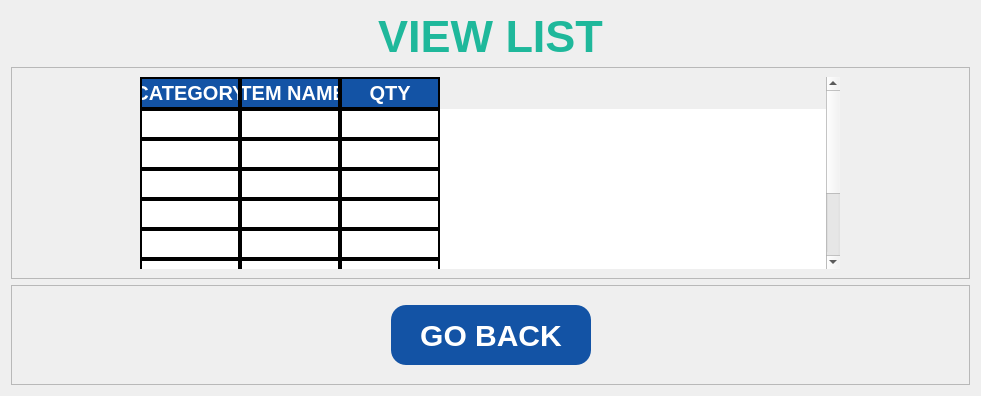
     <widget class="QWidget" name="page_6">
      <layout class="QVBoxLayout" name="verticalLayout_10">
       <item>
        <widget class="QLabel" name="label_11">
         <property name="minimumSize">
          <size>
           <width>0</width>
           <height>50</height>
          </size>
         </property>
         <property name="maximumSize">
          <size>
           <width>16777215</width>
           <height>50</height>
          </size>
         </property>
         <property name="styleSheet">
          <string notr="true">font-family: Segoe UI;
font-weight: bold;
color: #1FB89B;
font-size: 45px;
border-color: white;</string>
         </property>
         <property name="text">
          <string>VIEW LIST</string>
         </property>
         <property name="alignment">
          <set>Qt::AlignCenter</set>
         </property>
        </widget>
       </item>
       <item>
        <widget class="QFrame" name="frame_16">
         <property name="frameShape">
          <enum>QFrame::StyledPanel</enum>
         </property>
         <property name="frameShadow">
          <enum>QFrame::Raised</enum>
         </property>
         <layout class="QHBoxLayout" name="horizontalLayout_11">
          <item>
           <widget class="QTableWidget" name="check_list_table">
            <property name="minimumSize">
             <size>
              <width>0</width>
              <height>0</height>
             </size>
            </property>
            <property name="maximumSize">
             <size>
              <width>700</width>
              <height>16777215</height>
             </size>
            </property>
            <property name="focusPolicy">
             <enum>Qt::NoFocus</enum>
            </property>
            <property name="styleSheet">
             <string notr="true">QTableWidget{
background-color: white;
gridline-color: black;
font-family: Segoe UI;
font-weight: bold;
color: black;
font-size: 20px;

	
}
QTableView::item {
border: 2px solid black;
}
QHeaderView::section{
background-color: #1353A5;
border: 2px solid black;
font: bold 20px Arial, serif;
color: rgb(255, 255, 255);
}
</string>
            </property>
            <property name="frameShape">
             <enum>QFrame::NoFrame</enum>
            </property>
            <property name="frameShadow">
             <enum>QFrame::Sunken</enum>
            </property>
            <property name="horizontalScrollBarPolicy">
             <enum>Qt::ScrollBarAlwaysOff</enum>
            </property>
            <property name="editTriggers">
             <set>QAbstractItemView::NoEditTriggers</set>
            </property>
            <property name="showGrid">
             <bool>false</bool>
            </property>
            <property name="gridStyle">
             <enum>Qt::SolidLine</enum>
            </property>
            <property name="wordWrap">
             <bool>true</bool>
            </property>
            <property name="cornerButtonEnabled">
             <bool>true</bool>
            </property>
            <attribute name="verticalHeaderVisible">
             <bool>false</bool>
            </attribute>
            <attribute name="verticalHeaderHighlightSections">
             <bool>true</bool>
            </attribute>
            <row>
             <property name="text">
              <string>New Row</string>
             </property>
            </row>
            <row>
             <property name="text">
              <string>New Row</string>
             </property>
            </row>
            <row>
             <property name="text">
              <string>New Row</string>
             </property>
            </row>
            <row>
             <property name="text">
              <string>New Row</string>
             </property>
            </row>
            <row>
             <property name="text">
              <string>New Row</string>
             </property>
            </row>
            <row>
             <property name="text">
              <string>New Row</string>
             </property>
            </row>
            <row>
             <property name="text">
              <string>New Row</string>
             </property>
            </row>
            <row>
             <property name="text">
              <string>New Row</string>
             </property>
            </row>
            <column>
             <property name="text">
              <string>CATEGORY</string>
             </property>
            </column>
            <column>
             <property name="text">
              <string>ITEM NAME</string>
             </property>
            </column>
            <column>
             <property name="text">
              <string> QTY </string>
             </property>
            </column>
           </widget>
          </item>
         </layout>
        </widget>
       </item>
       <item>
        <widget class="QFrame" name="frame_17">
         <property name="minimumSize">
          <size>
           <width>0</width>
           <height>100</height>
          </size>
         </property>
         <property name="frameShape">
          <enum>QFrame::StyledPanel</enum>
         </property>
         <property name="frameShadow">
          <enum>QFrame::Raised</enum>
         </property>
         <layout class="QHBoxLayout" name="horizontalLayout_12">
          <item>
           <spacer name="horizontalSpacer_23">
            <property name="orientation">
             <enum>Qt::Horizontal</enum>
            </property>
            <property name="sizeHint" stdset="0">
             <size>
              <width>370</width>
              <height>20</height>
             </size>
            </property>
           </spacer>
          </item>
          <item>
           <widget class="QPushButton" name="back_to_create_list_btn">
            <property name="minimumSize">
             <size>
              <width>200</width>
              <height>60</height>
             </size>
            </property>
            <property name="cursor">
             <cursorShape>PointingHandCursor</cursorShape>
            </property>
            <property name="styleSheet">
             <string notr="true">QPushButton{
background-color: #1353A5;
color: white;
font-family: Segoe UI;
font-weight: bold;
font-size: 30px;
border-radius: 15px;
}

QPushButton::hover{
text-decoration: underline;
background-color: #0B3163;
}</string>
            </property>
            <property name="text">
             <string>GO BACK</string>
            </property>
           </widget>
          </item>
          <item>
           <spacer name="horizontalSpacer_24">
            <property name="orientation">
             <enum>Qt::Horizontal</enum>
            </property>
            <property name="sizeHint" stdset="0">
             <size>
              <width>369</width>
              <height>20</height>
             </size>
            </property>
           </spacer>
          </item>
         </layout>
        </widget>
       </item>
      </layout>
     </widget>
